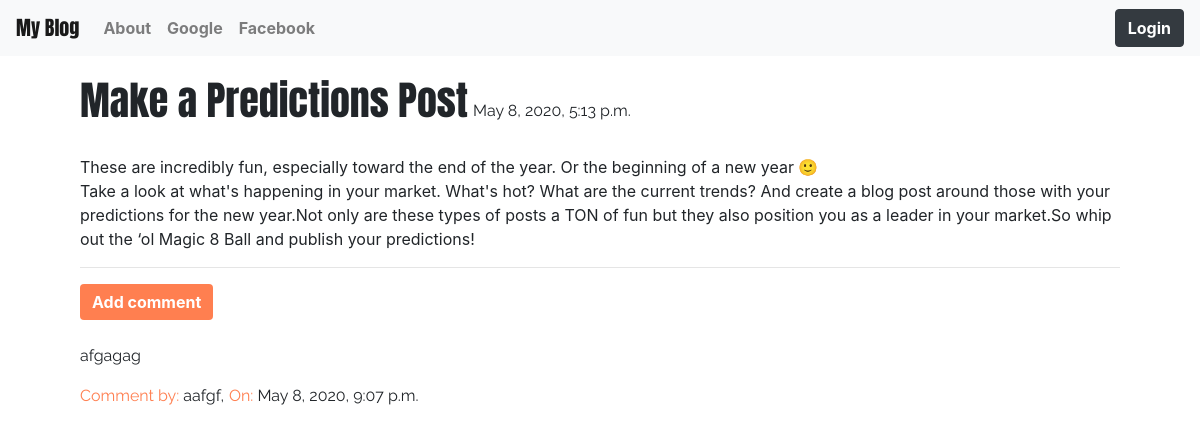
Screenshot of /post/3/ with the database file from the repository.
### blog/models.py (models this page shows, shortened)
class Post(models.Model):
    author = models.ForeignKey('auth.User',on_delete=models.CASCADE)
    title = models.CharField(max_length=200)
    text = models.TextField()
    created_date = models.DateTimeField(default=timezone.now)
    published_date = models.DateTimeField(blank=True,null=True)

class Comment(models.Model):
    post = models.ForeignKey('blog.Post',related_name='comments',on_delete=models.CASCADE)
    author = models.CharField(max_length=200)
    text = models.TextField()
    created_date = models.DateTimeField(default=timezone.now)
    approved_comment = models.BooleanField(default=False)

### blog/views.py (the view)
# urls.py: path('post/<int:pk>/',views.PostDetailView.as_view(),name='post_detail'),
class PostDetailView(DetailView):
    model = Post

### blog/templates/blog/post_detail.html (shortened to what this page needs)
{% extends "blog/base.html" %}
{% block content %}
    <div class="container container-detail">
    <div class="row" style="margin-left: 0px;">
        <div class="">
            <h1 class="posttitle headings">{{ post.title }}</h1>
        </div>
        <div class="" style="align-content: center;">
        {% if post.published_date %}
        <div class="date postdate">
            <p class="para" style="margin-top: 23px; margin-left: 5px;">{{ post.published_date }}</p>
        </div>
    {% else %}
        <a class="btn btn-primary" style="background-color: coral; border-color: coral; margin-top: 7px; margin-bottom: 7px; margin-left: 10px;" href="{% url 'post_publish' pk=post.pk %}">Publish</a>
    {% endif %}
        </div>
    </div>
    <p class="postcontent para">{{ post.text|safe|linebreaksbr }}</p>
    <hr>
    <a class="btn btn-primary btn-comment" href="{% url 'add_comment_to_post' pk=post.pk %}">Add comment</a>
    <div class="container container-comments">
        {% for comment in post.comments.all %}
            <div class="row">
            <div class="col">
            <br>
            {% if user.is_authenticated or comment.approved_comment %}
                    <p class="comment-text para">{{ comment.text|safe|linebreaksbr }}</p>
                <div class="row" style="margin: 0px;">
                <p class="comment-author para"><span id="comment-author">Comment by: </span>{{ comment.author }}, </p><p class="comment-date para"><span id="comment-author"> On: </span> {{ comment.created_date }}</p>
                </div>
            {% endif %}
            {% empty %}
            <p class="para">No comments!</p>
            </div>
            </div>
        {% endfor %}
    </div>
    </div>
{% endblock %}

### blog/static/css/blog.css (style rules this page uses)
.container-detail { padding: 20px 50px 50px 50px; }
.container-comments { padding: 0px; }
.btn-comment { background: coral; border: coral; font-weight: bold; }
#comment-author { color: coral; }
.comment-author { margin:0px; }
.comment-date { margin:0px; margin-left: 5px; }
.headings { font-family: 'Anton', sans-serif; }
.para { font-family: 'Raleway', sans-serif; }

### rows the page displays
Post: title "Make a Predictions Post", published_date "May 8, 2020, 5:13 p.m.", text "These are incredibly fun, especially toward the end of the year. Or the beginning of a new year 🙂 Take a look at what's happening in your market. What's hot? What are the current trends? And create a blog post around those with your predictions for the new year. Not only are these types of posts a TON of fun but they also position you as a leader in your market. So whip out the ‘ol Magic 8 Ball and publish your predictions!"
Comment: text "afgagag", author "aafgf", created_date "May 8, 2020, 9:07 p.m."
